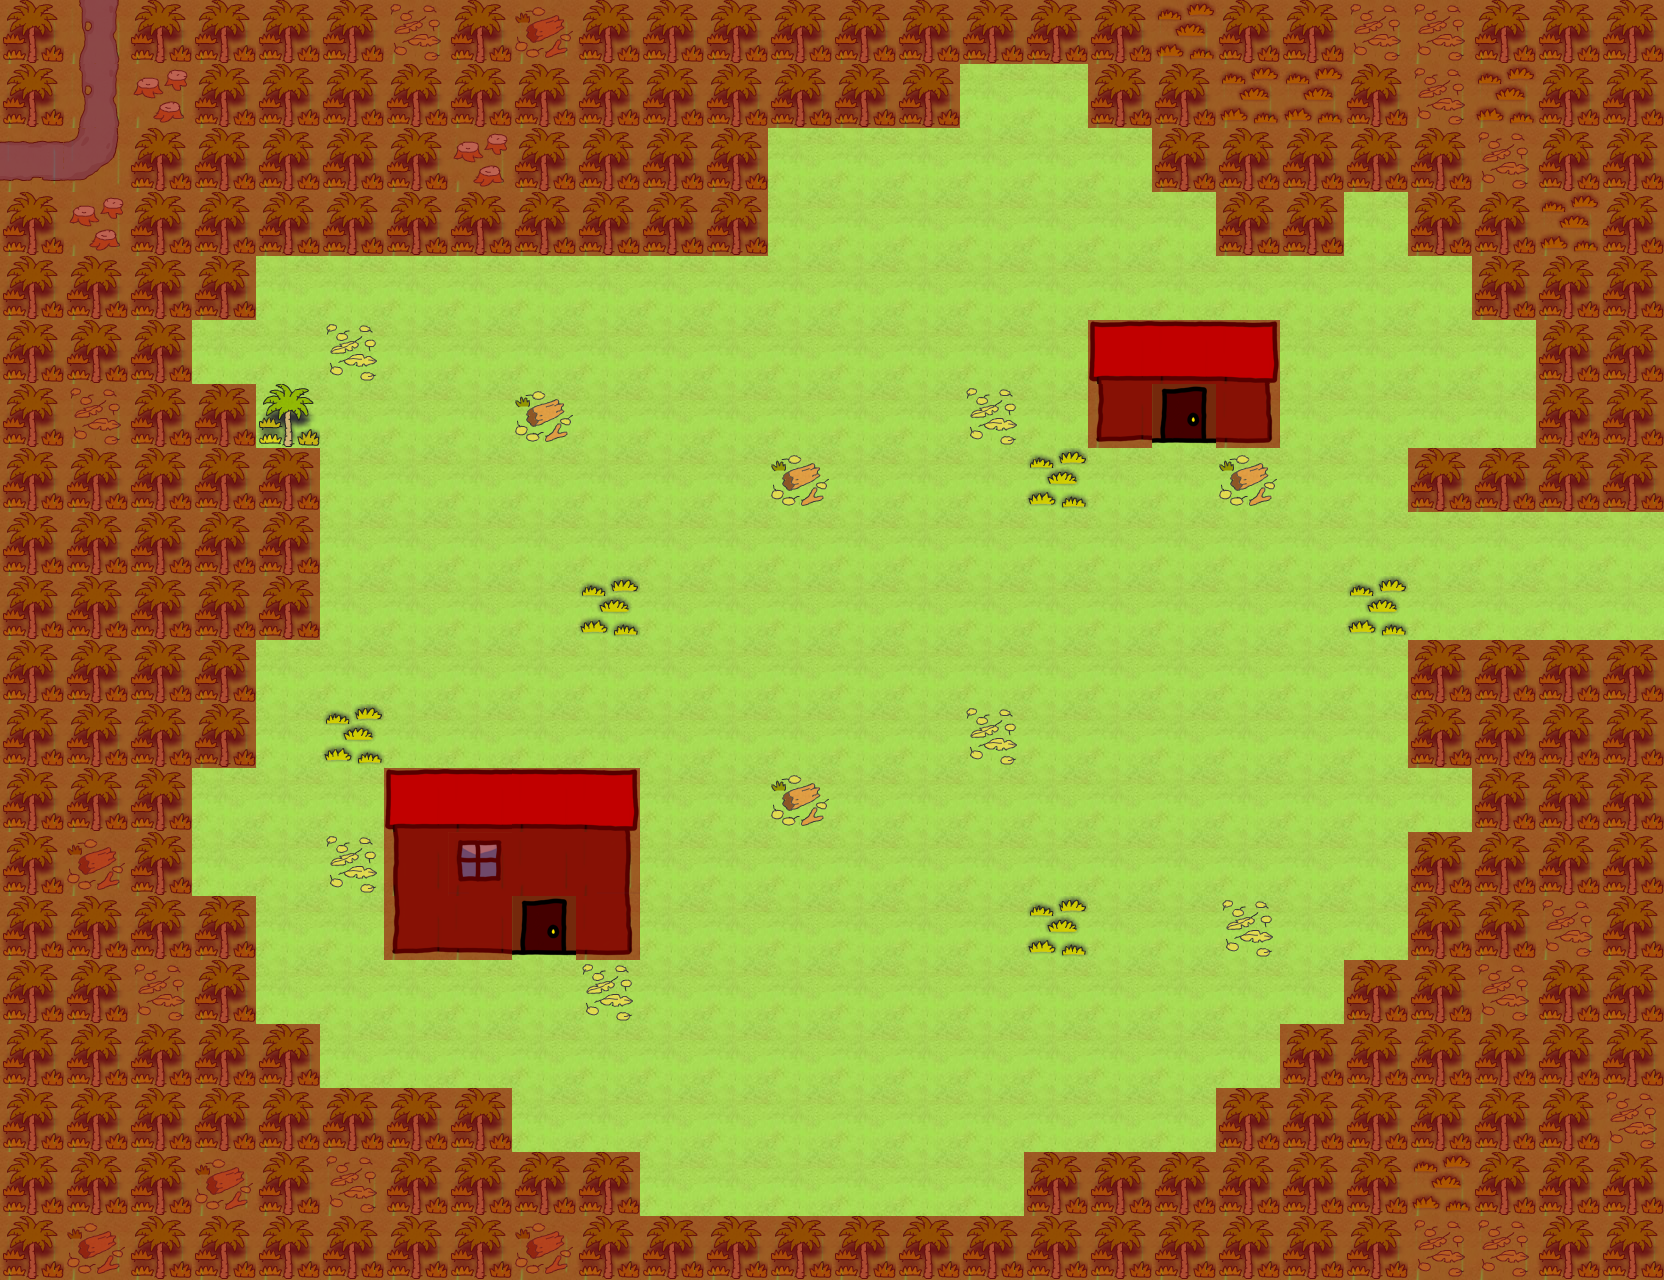

Rendered tile map (Tiled .tmx) drawn with the repository's tilesets; below, a short description and the map source with its tile grids summarised:
An orthogonal 26x20 tile map with 64x64 px tiles, 3 tile layers (Ground, Decor, SpecialLayer), 5 tilesets and 11 objects (characters/player/player_one, characters/npcs/heidi/heidi, sign/route_sign, tile_trigger/exit_to_house, tile_trigger/exit_to_road_top, ...).

<map version="1.0" orientation="orthogonal" width="26" height="20" tilewidth="64" tileheight="64">
 <tileset firstgid="1" name="water" tilewidth="64" tileheight="64">
  <image source="../../../../tiles/water.png" width="320" height="1216" />
 </tileset>
 <tileset firstgid="96" name="jungle" tilewidth="64" tileheight="64">
  <image source="../../../../tiles/jungle.png" width="320" height="1216" />
 </tileset>
 <tileset firstgid="191" name="objects" tilewidth="64" tileheight="64">
  <image source="../../../../tiles/objects.png" width="320" height="1216" />
 </tileset>
 <tileset firstgid="286" name="special" tilewidth="64" tileheight="64">
  <image source="../../../../tiles/special.png" width="320" height="1216" />
 </tileset>
 <tileset firstgid="381" name="house" tilewidth="64" tileheight="64">
  <image source="../../../../tiles/house.png" width="320" height="640" />
 </tileset>
 <layer name="Ground" width="26" height="20">
  <data>[520 cells, 520 non-empty, 1 distinct tile ids]</data>
 </layer>
 <layer name="Decor" width="26" height="20">
  <data>[520 cells, 277 non-empty, 19 distinct tile ids]</data>
 </layer>
 <layer name="SpecialLayer" width="26" height="20">
  <data>[520 cells, 259 non-empty, 1 distinct tile ids]</data>
 </layer>
 <objectgroup name="Object Layer 1" width="26" height="20">
  <object name="characters/player/player_one" gid="191" x="1152" y="448" />
  <object name="characters/npcs/heidi/heidi" gid="196" x="0" y="1216" />
  <object name="sign/route_sign" gid="193" x="1344" y="512" />
  <object name="tile_trigger/exit_to_house" gid="197" x="1152" y="448" />
  <object name="tile_trigger/exit_to_road_top" gid="197" x="1600" y="576" />
  <object name="tile_trigger/exit_to_road_bottom" gid="197" x="1600" y="640" />
  <object name="player_data/player_data" gid="192" x="0" y="64" />
  <object name="characters/npcs/generic/villager1" gid="196" x="1088" y="768" />
  <object name="characters/npcs/generic/villager2" gid="196" x="640" y="576" />
  <object name="characters/npcs/generic/villager3" gid="196" x="768" y="960" />
  <object name="characters/npcs/generic/villager4" gid="196" x="832" y="384" />
 </objectgroup>
</map>
